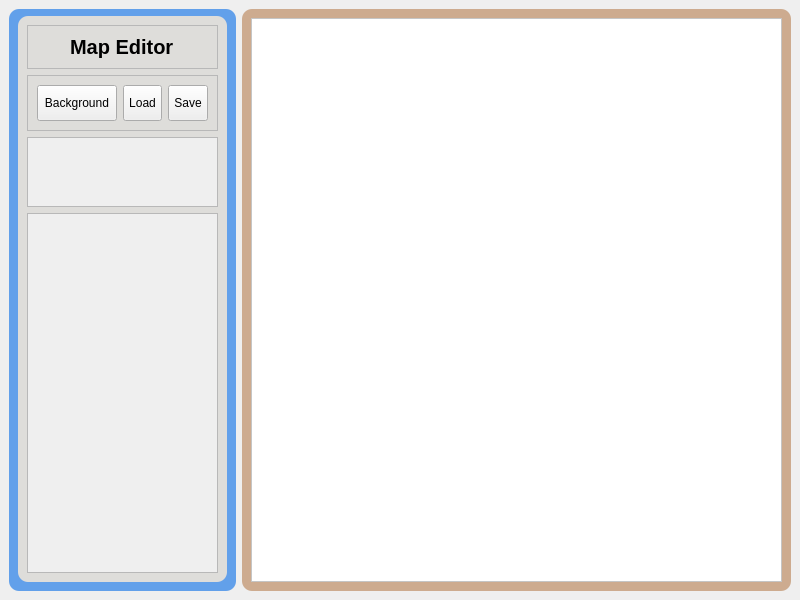
<?xml version="1.0" encoding="UTF-8"?>
<ui version="4.0">
 <class>MapEditor</class>
 <widget class="QMainWindow" name="MapEditor">
  <property name="geometry">
   <rect>
    <x>0</x>
    <y>0</y>
    <width>800</width>
    <height>600</height>
   </rect>
  </property>
  <property name="windowTitle">
   <string>MainWindow</string>
  </property>
  <property name="styleSheet">
   <string notr="true"/>
  </property>
  <widget class="QWidget" name="centralwidget">
   <layout class="QHBoxLayout" name="horizontalLayout_3">
    <item>
     <widget class="QWidget" name="leftMenu" native="true">
      <property name="enabled">
       <bool>true</bool>
      </property>
      <property name="sizePolicy">
       <sizepolicy hsizetype="Minimum" vsizetype="Minimum">
        <horstretch>0</horstretch>
        <verstretch>0</verstretch>
       </sizepolicy>
      </property>
      <property name="maximumSize">
       <size>
        <width>388</width>
        <height>16777215</height>
       </size>
      </property>
      <property name="layoutDirection">
       <enum>Qt::RightToLeft</enum>
      </property>
      <property name="autoFillBackground">
       <bool>false</bool>
      </property>
      <property name="styleSheet">
       <string notr="true">#leftMenu{
	background-color: rgb(98, 160, 234);
	border-radius: 10px;
}
</string>
      </property>
      <layout class="QVBoxLayout" name="verticalLayout_2">
       <property name="topMargin">
        <number>7</number>
       </property>
       <item>
        <widget class="QFrame" name="leftFrame">
         <property name="sizePolicy">
          <sizepolicy hsizetype="Fixed" vsizetype="Expanding">
           <horstretch>0</horstretch>
           <verstretch>0</verstretch>
          </sizepolicy>
         </property>
         <property name="styleSheet">
          <string notr="true">#leftFrame{
	background-color: rgb(222, 221, 218);
	border-radius: 10px;
}</string>
         </property>
         <property name="frameShape">
          <enum>QFrame::StyledPanel</enum>
         </property>
         <property name="frameShadow">
          <enum>QFrame::Raised</enum>
         </property>
         <layout class="QVBoxLayout" name="verticalLayout">
          <item>
           <widget class="QFrame" name="programNameFrame">
            <property name="sizePolicy">
             <sizepolicy hsizetype="Minimum" vsizetype="Fixed">
              <horstretch>0</horstretch>
              <verstretch>0</verstretch>
             </sizepolicy>
            </property>
            <property name="font">
             <font>
              <weight>50</weight>
              <bold>false</bold>
             </font>
            </property>
            <property name="styleSheet">
             <string notr="true"/>
            </property>
            <property name="frameShape">
             <enum>QFrame::StyledPanel</enum>
            </property>
            <property name="frameShadow">
             <enum>QFrame::Raised</enum>
            </property>
            <layout class="QHBoxLayout" name="horizontalLayout_2">
             <item alignment="Qt::AlignHCenter|Qt::AlignTop">
              <widget class="QLabel" name="name">
               <property name="font">
                <font>
                 <pointsize>15</pointsize>
                 <weight>75</weight>
                 <italic>false</italic>
                 <bold>true</bold>
                 <underline>false</underline>
                 <strikeout>false</strikeout>
                </font>
               </property>
               <property name="text">
                <string>Map Editor</string>
               </property>
               <property name="textFormat">
                <enum>Qt::MarkdownText</enum>
               </property>
              </widget>
             </item>
            </layout>
           </widget>
          </item>
          <item>
           <widget class="QFrame" name="buttonsFrame">
            <property name="enabled">
             <bool>true</bool>
            </property>
            <property name="sizePolicy">
             <sizepolicy hsizetype="Fixed" vsizetype="Fixed">
              <horstretch>0</horstretch>
              <verstretch>0</verstretch>
             </sizepolicy>
            </property>
            <property name="minimumSize">
             <size>
              <width>0</width>
              <height>56</height>
             </size>
            </property>
            <property name="cursor">
             <cursorShape>PointingHandCursor</cursorShape>
            </property>
            <property name="layoutDirection">
             <enum>Qt::RightToLeft</enum>
            </property>
            <property name="styleSheet">
             <string notr="true">#SaveButton{
	padding: 5px;
}
#ExitButton{
	padding: 5px;
}
#LoadButton{
	padding: 5px;
}</string>
            </property>
            <property name="frameShape">
             <enum>QFrame::StyledPanel</enum>
            </property>
            <property name="frameShadow">
             <enum>QFrame::Raised</enum>
            </property>
            <layout class="QHBoxLayout" name="horizontalLayout_5">
             <item>
              <widget class="QPushButton" name="SaveButton">
               <property name="sizePolicy">
                <sizepolicy hsizetype="Minimum" vsizetype="Minimum">
                 <horstretch>0</horstretch>
                 <verstretch>0</verstretch>
                </sizepolicy>
               </property>
               <property name="cursor">
                <cursorShape>PointingHandCursor</cursorShape>
               </property>
               <property name="styleSheet">
                <string notr="true"/>
               </property>
               <property name="text">
                <string>Save</string>
               </property>
               <property name="icon">
                <iconset resource="resources.qrc">
                 <normaloff>:/icons/icons/save.svg</normaloff>:/icons/icons/save.svg</iconset>
               </property>
               <property name="iconSize">
                <size>
                 <width>24</width>
                 <height>24</height>
                </size>
               </property>
              </widget>
             </item>
             <item>
              <widget class="QPushButton" name="LoadButton">
               <property name="enabled">
                <bool>true</bool>
               </property>
               <property name="sizePolicy">
                <sizepolicy hsizetype="Minimum" vsizetype="Minimum">
                 <horstretch>0</horstretch>
                 <verstretch>0</verstretch>
                </sizepolicy>
               </property>
               <property name="cursor">
                <cursorShape>PointingHandCursor</cursorShape>
               </property>
               <property name="autoFillBackground">
                <bool>false</bool>
               </property>
               <property name="styleSheet">
                <string notr="true"/>
               </property>
               <property name="text">
                <string>Load</string>
               </property>
               <property name="icon">
                <iconset resource="resources.qrc">
                 <normaloff>:/icons/icons/upload.svg</normaloff>:/icons/icons/upload.svg</iconset>
               </property>
               <property name="iconSize">
                <size>
                 <width>24</width>
                 <height>24</height>
                </size>
               </property>
               <property name="autoDefault">
                <bool>false</bool>
               </property>
               <property name="default">
                <bool>false</bool>
               </property>
              </widget>
             </item>
             <item>
              <widget class="QPushButton" name="LoadBackgroundButton">
               <property name="sizePolicy">
                <sizepolicy hsizetype="Minimum" vsizetype="Minimum">
                 <horstretch>0</horstretch>
                 <verstretch>0</verstretch>
                </sizepolicy>
               </property>
               <property name="cursor">
                <cursorShape>PointingHandCursor</cursorShape>
               </property>
               <property name="styleSheet">
                <string notr="true"/>
               </property>
               <property name="text">
                <string>Background</string>
               </property>
               <property name="icon">
                <iconset resource="resources.qrc">
                 <normaloff>:/icons/icons/edit-2.svg</normaloff>:/icons/icons/edit-2.svg</iconset>
               </property>
               <property name="iconSize">
                <size>
                 <width>24</width>
                 <height>24</height>
                </size>
               </property>
              </widget>
             </item>
            </layout>
           </widget>
          </item>
          <item alignment="Qt::AlignTop">
           <widget class="QScrollArea" name="scrollArea_3">
            <property name="cursor" stdset="0">
             <cursorShape>OpenHandCursor</cursorShape>
            </property>
            <property name="layoutDirection">
             <enum>Qt::LeftToRight</enum>
            </property>
            <property name="styleSheet">
             <string notr="true">border-image: url(:/images/images/hud_slot.bmp);</string>
            </property>
            <property name="widgetResizable">
             <bool>true</bool>
            </property>
            <widget class="QWidget" name="scrollAreaWidgetContents_3">
             <property name="geometry">
              <rect>
               <x>0</x>
               <y>0</y>
               <width>294</width>
               <height>68</height>
              </rect>
             </property>
             <layout class="QHBoxLayout" name="horizontalLayout_6">
              <item>
               <widget class="QLabel" name="weaponsheet">
                <property name="text">
                 <string/>
                </property>
               </widget>
              </item>
             </layout>
            </widget>
           </widget>
          </item>
          <item>
           <widget class="QScrollArea" name="scrollArea_2">
            <property name="cursor" stdset="0">
             <cursorShape>OpenHandCursor</cursorShape>
            </property>
            <property name="styleSheet">
             <string notr="true">border-image: url(:/images/images/cs2d.bmp);</string>
            </property>
            <property name="widgetResizable">
             <bool>true</bool>
            </property>
            <widget class="QWidget" name="scrollAreaWidgetContents_2">
             <property name="geometry">
              <rect>
               <x>0</x>
               <y>0</y>
               <width>294</width>
               <height>361</height>
              </rect>
             </property>
             <layout class="QHBoxLayout" name="horizontalLayout_4">
              <item>
               <widget class="QLabel" name="tylesheet">
                <property name="minimumSize">
                 <size>
                  <width>0</width>
                  <height>104</height>
                 </size>
                </property>
                <property name="cursor">
                 <cursorShape>ArrowCursor</cursorShape>
                </property>
                <property name="mouseTracking">
                 <bool>true</bool>
                </property>
                <property name="acceptDrops">
                 <bool>false</bool>
                </property>
                <property name="layoutDirection">
                 <enum>Qt::LeftToRight</enum>
                </property>
                <property name="autoFillBackground">
                 <bool>false</bool>
                </property>
                <property name="styleSheet">
                 <string notr="true"/>
                </property>
                <property name="text">
                 <string/>
                </property>
                <property name="pixmap">
                 <pixmap>:/tiles/assets/gfx/tiles/embrador.bmp</pixmap>
                </property>
                <property name="scaledContents">
                 <bool>false</bool>
                </property>
                <property name="alignment">
                 <set>Qt::AlignCenter</set>
                </property>
                <property name="wordWrap">
                 <bool>false</bool>
                </property>
               </widget>
              </item>
             </layout>
            </widget>
           </widget>
          </item>
         </layout>
        </widget>
       </item>
      </layout>
     </widget>
    </item>
    <item>
     <widget class="QWidget" name="mainBody" native="true">
      <property name="styleSheet">
       <string notr="true">#mainBody{
	border-radius: 10px;
	background-color: rgb(205, 171, 143);
}</string>
      </property>
      <layout class="QVBoxLayout" name="verticalLayout_4">
       <item>
        <widget class="QScrollArea" name="scrollArea">
         <property name="cursor" stdset="0">
          <cursorShape>ArrowCursor</cursorShape>
         </property>
         <property name="styleSheet">
          <string notr="true">background-color: rgb(255, 255, 255);</string>
         </property>
         <property name="verticalScrollBarPolicy">
          <enum>Qt::ScrollBarAsNeeded</enum>
         </property>
         <property name="widgetResizable">
          <bool>true</bool>
         </property>
         <property name="alignment">
          <set>Qt::AlignCenter</set>
         </property>
         <widget class="QWidget" name="scrollAreaWidgetContents">
          <property name="geometry">
           <rect>
            <x>0</x>
            <y>0</y>
            <width>426</width>
            <height>562</height>
           </rect>
          </property>
          <layout class="QHBoxLayout" name="horizontalLayout">
           <item>
            <widget class="QWidget" name="mapContainer" native="true">
             <property name="cursor">
              <cursorShape>ArrowCursor</cursorShape>
             </property>
             <property name="acceptDrops">
              <bool>true</bool>
             </property>
             <property name="styleSheet">
              <string notr="true">background-color: rgb(255, 255, 255);</string>
             </property>
            </widget>
           </item>
          </layout>
         </widget>
        </widget>
       </item>
      </layout>
     </widget>
    </item>
   </layout>
  </widget>
 </widget>
 <resources>
  <include location="resources.qrc"/>
 </resources>
 <connections/>
</ui>
